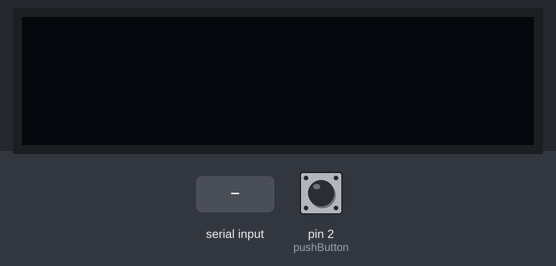
The sketch below on a simulated Arduino Uno, built with avr-gcc and run on an emulated ATmega328P. On the bench: 128×32 one-colour display. The inputs (shaded band) are chosen by the test bench; at power-on: pin 2 (pushButton) LOW. The display library's start-up logo is not drawn; what the sketch prints to the serial monitor is not drawn.

Above: at 1.7 s.
1.8 s: "1" received over Serial
At 3.0 s:
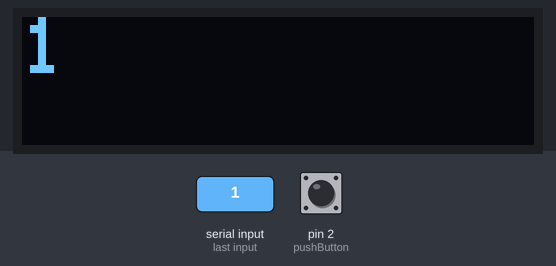
4.0 s: "0" received over Serial
At 5.0 s:
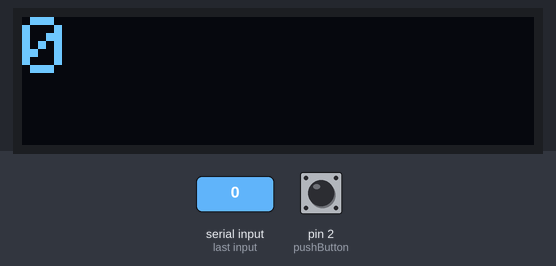
Timing chart, 0 to 7.0 s (numbered marks = the images above; inputs shaded):
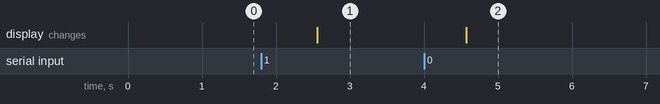

The sketch:

client.ino
```cpp
#include <SPI.h>
#include <Wire.h>
#include <Adafruit_GFX.h>
#include <Adafruit_SSD1306.h>

#define SCREEN_WIDTH 128 // OLED display width, in pixels
#define SCREEN_HEIGHT 32 // OLED display height, in pixels

// Declaration for SSD1306 display connected using software SPI (default case):
#define OLED_MOSI   9
#define OLED_CLK   10
#define OLED_DC    11
#define OLED_CS    12
#define OLED_RESET 13
Adafruit_SSD1306 display(SCREEN_WIDTH, SCREEN_HEIGHT,
                         OLED_MOSI, OLED_CLK, OLED_DC, OLED_RESET, OLED_CS);

String text = "";
String prevText = "";

int pushButton = 2;
int mode = LOW;

// https://arduino.stackexchange.com/a/1237
String getValue(String data, char separator, int index)
{
  int found = 0;
  int strIndex[] = { 0, -1 };
  int maxIndex = data.length() - 1;

  for (int i = 0; i <= maxIndex && found <= index; i++) {
    if (data.charAt(i) == separator || i == maxIndex) {
      found++;
      strIndex[0] = strIndex[1] + 1;
      strIndex[1] = (i == maxIndex) ? i + 1 : i;
    }
  }
  return found > index ? data.substring(strIndex[0], strIndex[1]) : "";
}

void initDisplay() {
  // SSD1306_SWITCHCAPVCC = generate display voltage from 3.3V internally
  if (!display.begin(SSD1306_SWITCHCAPVCC)) {
    Serial.println(F("SSD1306 allocation failed"));
    for (;;); // Don't proceed, loop forever
  }

  display.display();
  delay(500);

  // Clear the buffer
  display.clearDisplay();
}

void displayText(String text) {
  Serial.println(text);
  display.clearDisplay();

  display.setCursor(0, 0);
  display.setTextSize(2);
  display.setTextColor(SSD1306_WHITE);

  display.print(text);

  display.display();
}

void setup() {
  Serial.begin(115200);
  Serial.setTimeout(1);

  pinMode(pushButton, INPUT);

  initDisplay();
}

void loop() {
  int buttonState = digitalRead(pushButton);
  mode = buttonState;
  if (Serial.available()) {
    text = Serial.readString();
    String gpu_stats = getValue(text, ',', 0);
    String sys_time = getValue(text, ',', 1);
    if(mode == HIGH){
      text = sys_time;
    } else {
      text = gpu_stats;
    }
    displayText(text);
  }
  delay(1000);
}
```

Measured:
- after the input at 1.8 s, the display: changes after 0.76 s (image 1)
- after the input at 4.0 s, the display: changes after 0.57 s (image 2)
